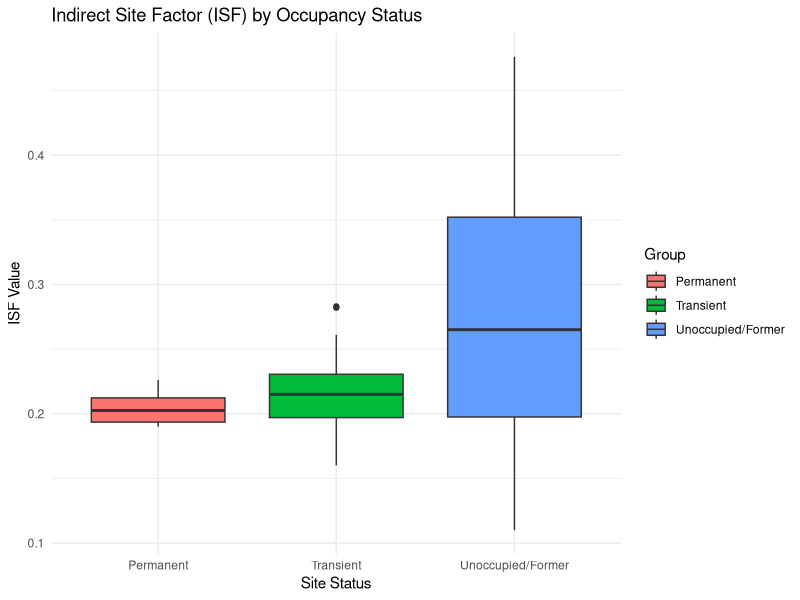
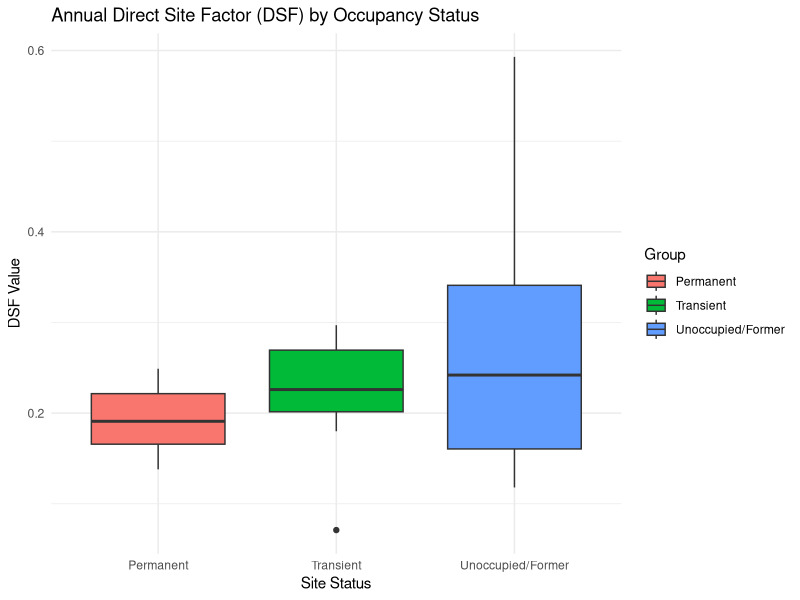
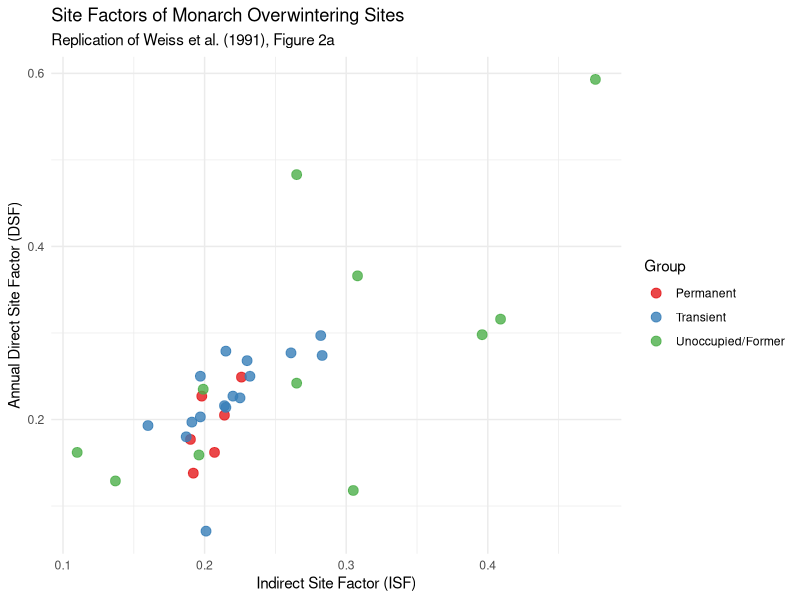
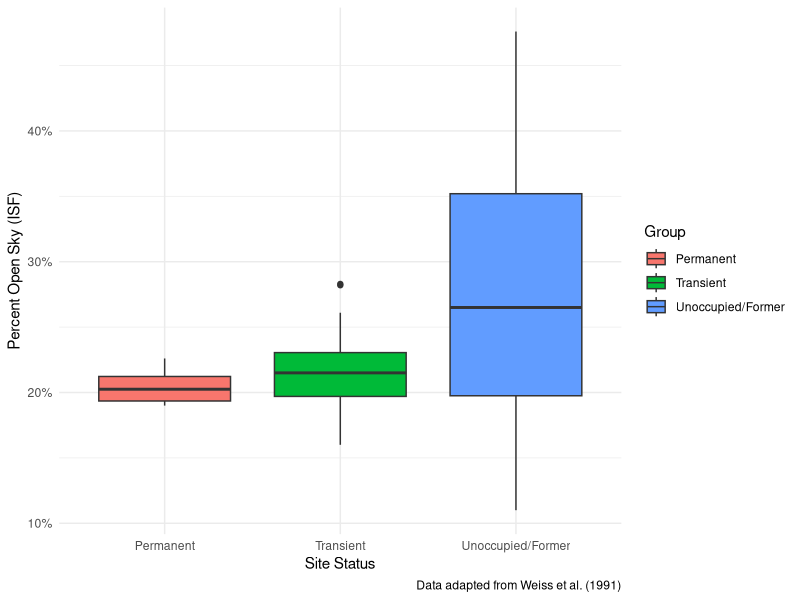

R code for these plots, in order:
# R SCRIPT FOR RE-ANALYZING MONARCH BUTTERFLY HABITAT DATA
# Data Source: Weiss, S. B., et al. (1991). Forest Canopy Structure at
# Overwintering Monarch Butterfly Sites. Conservation Biology, 5(2), 165-175.
# Table 1, Page 168.

# --------------------------------------------------------------------------
## Section 0: Install and Load Required Libraries
# --------------------------------------------------------------------------
# This script requires the 'dplyr' for data manipulation, 'ggplot2' for
# plotting, 'car' for Levene's test, and 'MASS' for LDA.
# If you don't have them, uncomment and run the line below:
# install.packages(c("dplyr", "ggplot2", "car", "MASS"))

library(dplyr)
library(ggplot2)
library(car)
library(MASS)

# --------------------------------------------------------------------------
## Section 1: Transcribe and Load Data from Table 1
# --------------------------------------------------------------------------
# The data from Table 1 is transcribed into a text string and read into a
# data frame. This makes the script fully reproducible.

table_data <- "
Site,Status,ISF,DSF,Winter_DSF
Ellwood_Main,Perm,.214,.205,.182
Cementerio,Perm,.192,.138,.039
Cementerio_2,Perm,.207,.162,.037
Tecolote,Perm,.198,.227,.183
Arroyo_10m_1,Perm,.190,.177,.101
Arroyo_10m_2,Perm,.226,.249,.202
Arroyo_30m_1,Trans,.215,.214,.059
Arroyo_20m,Trans,.191,.197,.070
Arroyo_30m_2,Trans,.232,.250,.150
W_Ellwood,Trans,.214,.216,.068
N_Ellwood_1988,Trans,.261,.277,.127
N_Ellwood,Trans,.220,.227,.208
E_Ellwood,Trans,.201,.071,.048
Ellwood_Ck_Bot,Trans,.197,.203,.122
Ellwood_2p,Trans,.187,.180,.050
Ellwood_10d,Trans,.197,.250,.168
Ellwood_12g,Trans,.160,.193,.126
Coronado,Trans,.282,.297,.309
Llano_Ave,Trans,.230,.268,.351
Wilcox_Mesa,Trans,.283,.274,.230
Honda_Valley,Trans,.215,.279,.177
Butterfly_Lane,Trans,.225,.225,.155
Arroyo_70m,Unocc,.110,.162,.314
Arroyo_50m_a,Unocc,.196,.159,.108
Arroyo_50m,Unocc,.305,.118,.059
Arroyo_60m,Unocc,.396,.298,.096
Forest_20m,Unocc,.137,.129,.071
Forest_40m,Unocc,.265,.242,.216
Music_Acad_NW,Former,.308,.366,.347
Music_Acad_S,Former,.265,.483,.566
Music_Acad_E,Former,.409,.316,.251
Music_Acad_Int,Former,.199,.235,.300
Thinned_Grove,Former,.476,.593,.506
"

monarch_sites <- read.csv(text = table_data, header = TRUE)

# --------------------------------------------------------------------------
## Section 2: Data Preparation and Grouping
# --------------------------------------------------------------------------
# Create a new 'Group' variable to consolidate the statuses.
# The 'case_when' function from dplyr is perfect for this.
monarch_sites <- monarch_sites %>%
  mutate(
    Group = case_when(
      Status == "Perm" ~ "Permanent",
      Status == "Trans" ~ "Transient",
      Status %in% c("Unocc", "Former") ~ "Unoccupied/Former"
    )
  )

# Convert the new 'Group' column to a factor with a logical order for plots
monarch_sites$Group <- factor(
  monarch_sites$Group,
  levels = c("Permanent", "Transient", "Unoccupied/Former")
)

print("First few rows of the prepared data frame:")
head(monarch_sites)
cat("\n")

# --------------------------------------------------------------------------
## Section 3: Descriptive Statistics
# --------------------------------------------------------------------------
# Calculate summary statistics for each group to see the central tendency
# and spread of the data.

summary_stats <- monarch_sites %>%
  group_by(Group) %>%
  summarise(
    Count = n(),
    Mean_ISF = mean(ISF),
    SD_ISF = sd(ISF),
    Mean_DSF = mean(DSF),
    SD_DSF = sd(DSF),
    Mean_Winter_DSF = mean(Winter_DSF),
    SD_Winter_DSF = sd(Winter_DSF)
  )

print("--- DESCRIPTIVE STATISTICS BY GROUP ---")
print(summary_stats)
cat("\n")


# --------------------------------------------------------------------------
## Section 4: Visualization
# --------------------------------------------------------------------------
# Box plots provide a clear visual of the distribution for each group.
# A scatter plot helps visualize the relationship between ISF and DSF.

# Box plot for Indirect Site Factor (ISF)
isf_plot <- ggplot(monarch_sites, aes(x = Group, y = ISF, fill = Group)) +
  geom_boxplot() +
  labs(title = "Indirect Site Factor (ISF) by Occupancy Status",
       x = "Site Status",
       y = "ISF Value") +
  theme_minimal()

# Box plot for Direct Site Factor (DSF)
dsf_plot <- ggplot(monarch_sites, aes(x = Group, y = DSF, fill = Group)) +
  geom_boxplot() +
  labs(title = "Annual Direct Site Factor (DSF) by Occupancy Status",
       x = "Site Status",
       y = "DSF Value") +
  theme_minimal()

# Scatter plot to replicate Figure 2a
scatter_plot <- ggplot(monarch_sites, aes(x = ISF, y = DSF, color = Group)) +
  geom_point(size = 3, alpha = 0.8) +
  labs(title = "Site Factors of Monarch Overwintering Sites",
       subtitle = "Replication of Weiss et al. (1991), Figure 2a",
       x = "Indirect Site Factor (ISF)",
       y = "Annual Direct Site Factor (DSF)") +
  theme_minimal() +
  scale_color_brewer(palette = "Set1")

# Print the plots
print(isf_plot)
print(dsf_plot)
print(scatter_plot)

# --------------------------------------------------------------------------
## Section 5: Inferential Statistics - Hypothesis Testing
# --------------------------------------------------------------------------

### --- 5a. Analysis of Variance (ANOVA) ---
# To test if the mean site factors are different across groups.
print("--- ANOVA: COMPARING GROUP MEANS ---")

# ANOVA for ISF
isf_aov <- aov(ISF ~ Group, data = monarch_sites)
print("ANOVA Results for ISF:")
print(summary(isf_aov))
# Post-hoc test if ANOVA is significant
print("Tukey HSD Post-Hoc Test for ISF:")
print(TukeyHSD(isf_aov))

# ANOVA for DSF
dsf_aov <- aov(DSF ~ Group, data = monarch_sites)
print("ANOVA Results for DSF:")
print(summary(dsf_aov))
# Post-hoc test if ANOVA is significant
print("Tukey HSD Post-Hoc Test for DSF:")
print(TukeyHSD(dsf_aov))
cat("\n")


### --- 5b. Levene's Test ---
# To test if the variance (spread) of site factors is different across groups.
# This directly tests the "narrow range" hypothesis.
print("--- LEVENE'S TEST: COMPARING GROUP VARIANCES ---")

# Levene's Test for ISF
print("Levene's Test Results for ISF:")
print(leveneTest(ISF ~ Group, data = monarch_sites))

# Levene's Test for DSF
print("Levene's Test Results for DSF:")
print(leveneTest(DSF ~ Group, data = monarch_sites))
cat("\n")


# --------------------------------------------------------------------------
## Section 6: Predictive Modeling - Linear Discriminant Analysis (LDA)
# --------------------------------------------------------------------------
# Can we use ISF and DSF to predict a site's status?

print("--- LINEAR DISCRIMINANT ANALYSIS (LDA) ---")

# Build the LDA model
lda_model <- lda(Group ~ ISF + DSF, data = monarch_sites)
print("LDA Model Summary:")
print(lda_model)

# Assess the accuracy of the model on the training data
predictions <- predict(lda_model, monarch_sites)
predicted_groups <- predictions$class

# Create a confusion matrix to see how well the model performed
confusion_matrix <- table(Predicted = predicted_groups, Actual = monarch_sites$Group)
print("Confusion Matrix:")
print(confusion_matrix)

# Calculate overall accuracy
accuracy <- sum(diag(confusion_matrix)) / sum(confusion_matrix)
print(paste("Overall Model Accuracy:", round(accuracy * 100, 2), "%"))

# --- END OF SCRIPT ---

# Load ggplot2 if you haven't already
library(ggplot2)

# Create the updated box plot
isf_boxplot_updated <- ggplot(monarch_sites, aes(x = Group, y = ISF, fill = Group)) +
  geom_boxplot() +
  # Convert the y-axis labels to percentages for clarity
  scale_y_continuous(labels = scales::percent_format(accuracy = 1)) +
  labs(
    y = "Percent Open Sky (ISF)", # Updated, more intuitive axis label
    x = "Site Status",
    caption = "Data adapted from Weiss et al. (1991)" # Added caption to cite the source
  ) +
  theme_minimal() +
  theme(plot.title = element_text(hjust = 0.5)) # Center the plot title

# Print the plot
print(isf_boxplot_updated)

